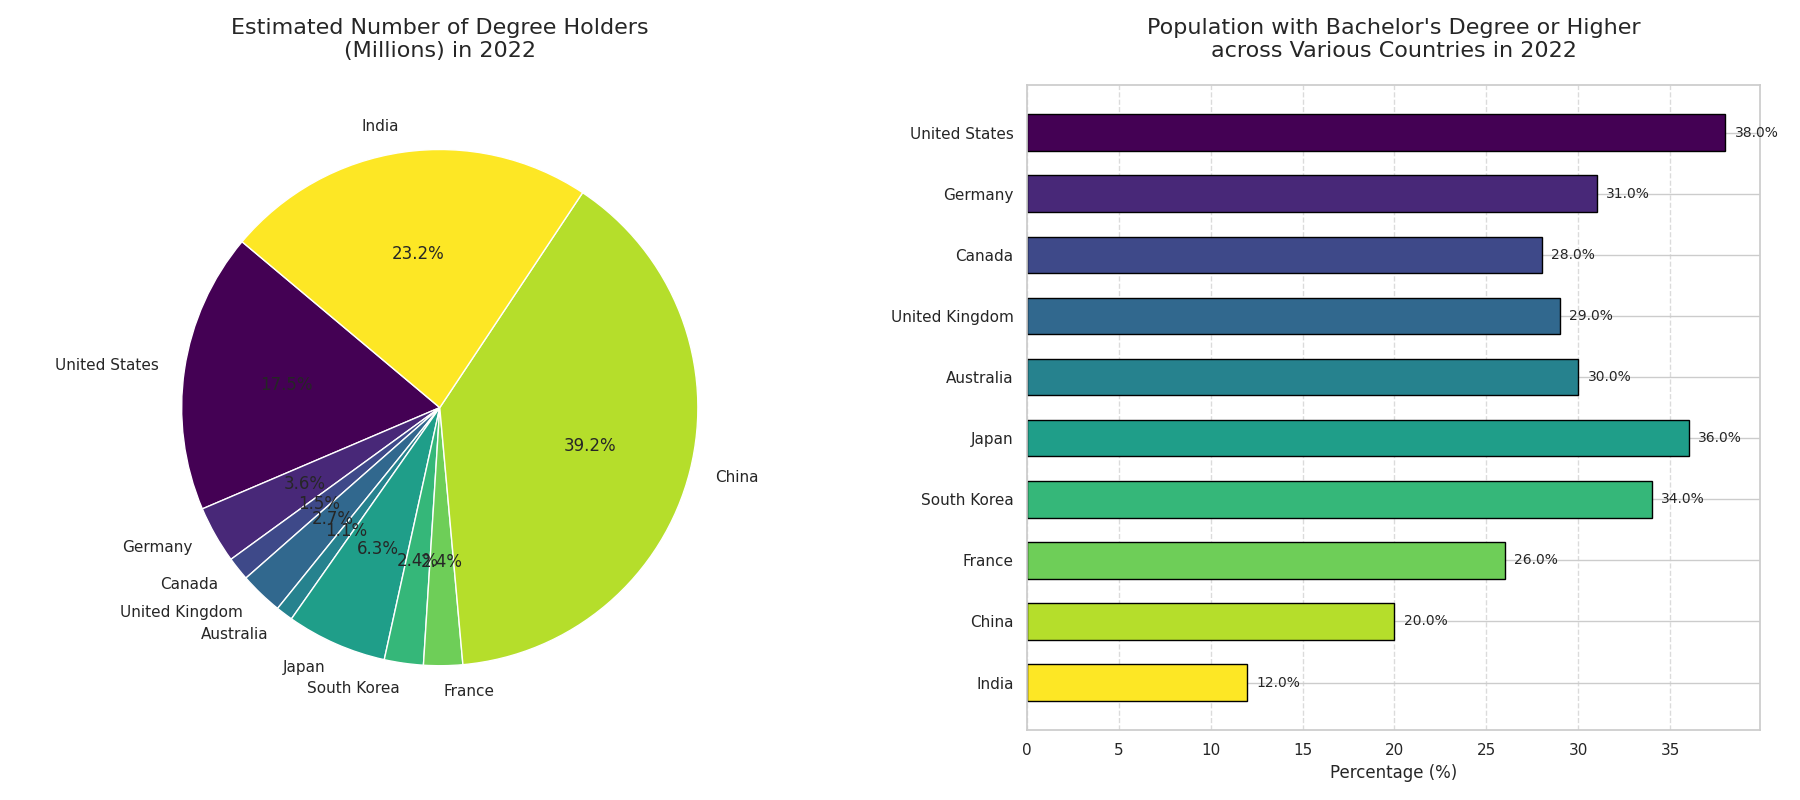

Write the Python code that produced this figure.
import matplotlib.pyplot as plt
import numpy as np

# Data
countries = [
    "United States", "Germany", "Canada", "United Kingdom", "Australia",
    "Japan", "South Korea", "France", "China", "India"
]
education_percentages = [
    38.0, 31.0, 28.0, 29.0, 30.0,
    36.0, 34.0, 26.0, 20.0, 12.0
]
population_millions = [
    332.0, 83.2, 38.0, 67.2, 25.7,
    125.8, 51.7, 67.5, 1412.0, 1393.0
]

degree_holders_millions = [pop * (pct / 100) for pop, pct in zip(population_millions, education_percentages)]

colors = plt.cm.viridis(np.linspace(0, 1, len(countries)))

# Create the plots
fig, axes = plt.subplots(nrows=1, ncols=2, figsize=(18, 8))

# Plot pie chart first
axes[0].pie(degree_holders_millions, labels=countries, autopct='%1.1f%%', startangle=140, colors=colors)
axes[0].set_title('Estimated Number of Degree Holders\n(Millions) in 2022', fontsize=16, pad=20)

# Plot horizontal bar chart second
bars = axes[1].barh(countries, education_percentages, color=colors, edgecolor='black', height=0.6)
axes[1].set_title('Population with Bachelor\'s Degree or Higher\nacross Various Countries in 2022', fontsize=16, pad=20)
axes[1].set_xlabel('Percentage (%)', fontsize=12)
axes[1].invert_yaxis()
axes[1].xaxis.grid(True, linestyle='--', alpha=0.7)

for bar in bars:
    width = bar.get_width()
    axes[1].text(width + 0.5, bar.get_y() + bar.get_height()/2, f'{width}%', va='center', ha='left', fontsize=10)

# Enhance layout
plt.tight_layout()
plt.subplots_adjust(wspace=0.3)

# Show plot
plt.show()
